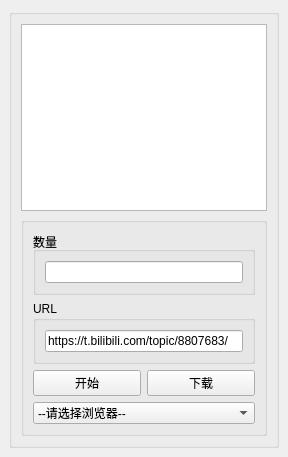
<?xml version="1.0" encoding="UTF-8"?>
<ui version="4.0">
 <class>MainWindow</class>
 <widget class="QMainWindow" name="MainWindow">
  <property name="geometry">
   <rect>
    <x>0</x>
    <y>0</y>
    <width>288</width>
    <height>457</height>
   </rect>
  </property>
  <property name="sizePolicy">
   <sizepolicy hsizetype="Expanding" vsizetype="Maximum">
    <horstretch>0</horstretch>
    <verstretch>0</verstretch>
   </sizepolicy>
  </property>
  <property name="windowTitle">
   <string>毛图</string>
  </property>
  <widget class="QWidget" name="centralwidget">
   <layout class="QVBoxLayout" name="verticalLayout">
    <item>
     <widget class="QGroupBox" name="groupBox">
      <property name="sizePolicy">
       <sizepolicy hsizetype="Expanding" vsizetype="Expanding">
        <horstretch>0</horstretch>
        <verstretch>0</verstretch>
       </sizepolicy>
      </property>
      <layout class="QVBoxLayout" name="verticalLayout_5">
       <item>
        <widget class="QTextEdit" name="textEdit">
         <property name="sizePolicy">
          <sizepolicy hsizetype="Expanding" vsizetype="Expanding">
           <horstretch>0</horstretch>
           <verstretch>0</verstretch>
          </sizepolicy>
         </property>
        </widget>
       </item>
       <item>
        <widget class="QGroupBox" name="toolBar">
         <property name="sizePolicy">
          <sizepolicy hsizetype="Expanding" vsizetype="Maximum">
           <horstretch>0</horstretch>
           <verstretch>0</verstretch>
          </sizepolicy>
         </property>
         <property name="title">
          <string/>
         </property>
         <layout class="QGridLayout" name="gridLayout">
          <item row="5" column="0">
           <layout class="QHBoxLayout" name="horizontalLayout">
            <item>
             <widget class="QPushButton" name="excuteButton">
              <property name="sizePolicy">
               <sizepolicy hsizetype="Expanding" vsizetype="Expanding">
                <horstretch>0</horstretch>
                <verstretch>0</verstretch>
               </sizepolicy>
              </property>
              <property name="text">
               <string>开始</string>
              </property>
             </widget>
            </item>
            <item>
             <widget class="QPushButton" name="downloadButton">
              <property name="sizePolicy">
               <sizepolicy hsizetype="Expanding" vsizetype="Expanding">
                <horstretch>0</horstretch>
                <verstretch>0</verstretch>
               </sizepolicy>
              </property>
              <property name="text">
               <string>下载</string>
              </property>
             </widget>
            </item>
           </layout>
          </item>
          <item row="6" column="0">
           <widget class="QComboBox" name="comboBox">
            <property name="sizePolicy">
             <sizepolicy hsizetype="Expanding" vsizetype="Maximum">
              <horstretch>0</horstretch>
              <verstretch>0</verstretch>
             </sizepolicy>
            </property>
            <item>
             <property name="text">
              <string>--请选择浏览器--</string>
             </property>
            </item>
            <item>
             <property name="text">
              <string>Microsoft Edge</string>
             </property>
            </item>
            <item>
             <property name="text">
              <string>Google Chrome</string>
             </property>
            </item>
            <item>
             <property name="text">
              <string>Mozilla Firefox</string>
             </property>
            </item>
           </widget>
          </item>
          <item row="0" column="0">
           <widget class="QGroupBox" name="groupBox_2">
            <property name="title">
             <string>数量</string>
            </property>
            <layout class="QHBoxLayout" name="horizontalLayout_2">
             <item>
              <widget class="QLineEdit" name="userInput">
               <property name="sizePolicy">
                <sizepolicy hsizetype="Expanding" vsizetype="Expanding">
                 <horstretch>0</horstretch>
                 <verstretch>0</verstretch>
                </sizepolicy>
               </property>
               <property name="text">
                <string/>
               </property>
              </widget>
             </item>
            </layout>
           </widget>
          </item>
          <item row="3" column="0">
           <widget class="QGroupBox" name="groupBox_3">
            <property name="title">
             <string>URL</string>
            </property>
            <layout class="QHBoxLayout" name="horizontalLayout_3">
             <item>
              <widget class="QLineEdit" name="URLAddress">
               <property name="sizePolicy">
                <sizepolicy hsizetype="Expanding" vsizetype="Expanding">
                 <horstretch>0</horstretch>
                 <verstretch>0</verstretch>
                </sizepolicy>
               </property>
               <property name="minimumSize">
                <size>
                 <width>128</width>
                 <height>0</height>
                </size>
               </property>
               <property name="text">
                <string>https://t.bilibili.com/topic/8807683/</string>
               </property>
               <property name="dragEnabled">
                <bool>false</bool>
               </property>
              </widget>
             </item>
            </layout>
           </widget>
          </item>
         </layout>
        </widget>
       </item>
      </layout>
     </widget>
    </item>
   </layout>
  </widget>
 </widget>
 <resources/>
 <connections/>
</ui>
